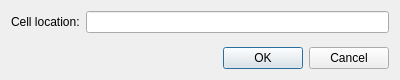
<?xml version="1.0" encoding="UTF-8"?>
<ui version="4.0">
 <class>Dialogs::GotoCellDialog</class>
 <widget class="QDialog" name="Dialogs::GotoCellDialog">
  <property name="geometry">
   <rect>
    <x>0</x>
    <y>0</y>
    <width>400</width>
    <height>80</height>
   </rect>
  </property>
  <property name="windowTitle">
   <string>Go to Cell</string>
  </property>
  <layout class="QGridLayout" name="gridLayout">
   <item row="2" column="0">
    <widget class="QDialogButtonBox" name="buttonBox">
     <property name="orientation">
      <enum>Qt::Horizontal</enum>
     </property>
     <property name="standardButtons">
      <set>QDialogButtonBox::Cancel|QDialogButtonBox::Ok</set>
     </property>
    </widget>
   </item>
   <item row="0" column="0">
    <layout class="QVBoxLayout" name="verticalLayout">
     <item>
      <layout class="QHBoxLayout" name="horizontalLayout">
       <item>
        <widget class="QLabel" name="label">
         <property name="text">
          <string>Cell location:</string>
         </property>
        </widget>
       </item>
       <item>
        <widget class="QLineEdit" name="cellLocationInput"/>
       </item>
      </layout>
     </item>
     <item>
      <spacer name="verticalSpacer">
       <property name="orientation">
        <enum>Qt::Vertical</enum>
       </property>
       <property name="sizeHint" stdset="0">
        <size>
         <width>20</width>
         <height>40</height>
        </size>
       </property>
      </spacer>
     </item>
    </layout>
   </item>
  </layout>
 </widget>
 <resources/>
 <connections>
  <connection>
   <sender>buttonBox</sender>
   <signal>accepted()</signal>
   <receiver>Dialogs::GotoCellDialog</receiver>
   <slot>accept()</slot>
   <hints>
    <hint type="sourcelabel">
     <x>248</x>
     <y>254</y>
    </hint>
    <hint type="destinationlabel">
     <x>157</x>
     <y>274</y>
    </hint>
   </hints>
  </connection>
  <connection>
   <sender>buttonBox</sender>
   <signal>rejected()</signal>
   <receiver>Dialogs::GotoCellDialog</receiver>
   <slot>reject()</slot>
   <hints>
    <hint type="sourcelabel">
     <x>316</x>
     <y>260</y>
    </hint>
    <hint type="destinationlabel">
     <x>286</x>
     <y>274</y>
    </hint>
   </hints>
  </connection>
 </connections>
</ui>
